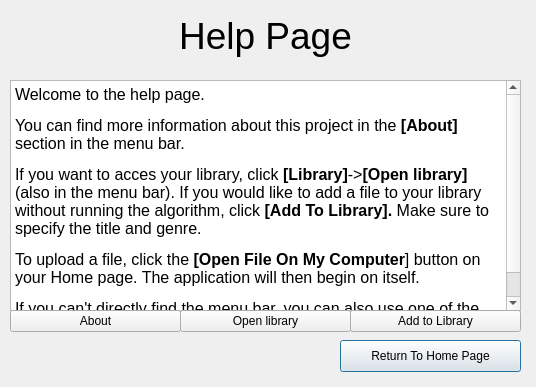
<?xml version="1.0" encoding="UTF-8"?>
<ui version="4.0">
 <class>HelpPage</class>
 <widget class="QDialog" name="HelpPage">
  <property name="geometry">
   <rect>
    <x>0</x>
    <y>0</y>
    <width>536</width>
    <height>387</height>
   </rect>
  </property>
  <property name="windowTitle">
   <string>Dialog</string>
  </property>
  <widget class="QLabel" name="Test">
   <property name="geometry">
    <rect>
     <x>10</x>
     <y>0</y>
     <width>511</width>
     <height>71</height>
    </rect>
   </property>
   <property name="font">
    <font>
     <family>Arial</family>
     <pointsize>28</pointsize>
    </font>
   </property>
   <property name="text">
    <string>Help Page</string>
   </property>
   <property name="alignment">
    <set>Qt::AlignCenter</set>
   </property>
  </widget>
  <widget class="QPushButton" name="pushButton">
   <property name="geometry">
    <rect>
     <x>340</x>
     <y>340</y>
     <width>181</width>
     <height>32</height>
    </rect>
   </property>
   <property name="text">
    <string>Return To Home Page</string>
   </property>
  </widget>
  <widget class="QTextBrowser" name="textBrowser">
   <property name="geometry">
    <rect>
     <x>10</x>
     <y>80</y>
     <width>511</width>
     <height>231</height>
    </rect>
   </property>
   <property name="html">
    <string>&lt;!DOCTYPE HTML PUBLIC &quot;-//W3C//DTD HTML 4.0//EN&quot; &quot;http://www.w3.org/TR/REC-html40/strict.dtd&quot;&gt;
&lt;html&gt;&lt;head&gt;&lt;meta name=&quot;qrichtext&quot; content=&quot;1&quot; /&gt;&lt;style type=&quot;text/css&quot;&gt;
p, li { white-space: pre-wrap; }
&lt;/style&gt;&lt;/head&gt;&lt;body style=&quot; font-family:'.AppleSystemUIFont'; font-size:13pt; font-weight:400; font-style:normal;&quot;&gt;
&lt;p style=&quot; margin-top:0px; margin-bottom:0px; margin-left:0px; margin-right:0px; -qt-block-indent:0; text-indent:0px;&quot;&gt;&lt;span style=&quot; font-size:12pt;&quot;&gt;Welcome to the help page. &lt;/span&gt;&lt;/p&gt;
&lt;p style=&quot; margin-top:12px; margin-bottom:12px; margin-left:0px; margin-right:0px; -qt-block-indent:0; text-indent:0px;&quot;&gt;&lt;span style=&quot; font-size:12pt;&quot;&gt;You can find more information about this project in the &lt;/span&gt;&lt;span style=&quot; font-size:12pt; font-weight:600;&quot;&gt;[About]&lt;/span&gt;&lt;span style=&quot; font-size:12pt;&quot;&gt; section in the menu bar. &lt;/span&gt;&lt;/p&gt;
&lt;p style=&quot; margin-top:12px; margin-bottom:12px; margin-left:0px; margin-right:0px; -qt-block-indent:0; text-indent:0px;&quot;&gt;&lt;span style=&quot; font-size:12pt;&quot;&gt;If you want to acces your library, click &lt;/span&gt;&lt;span style=&quot; font-size:12pt; font-weight:600;&quot;&gt;[Library]&lt;/span&gt;&lt;span style=&quot; font-size:12pt;&quot;&gt;-&amp;gt;&lt;/span&gt;&lt;span style=&quot; font-size:12pt; font-weight:600;&quot;&gt;[Open library]&lt;/span&gt;&lt;span style=&quot; font-size:12pt;&quot;&gt; (also in the menu bar). If you would like to add a file to your library without running the algorithm, click &lt;/span&gt;&lt;span style=&quot; font-size:12pt; font-weight:600;&quot;&gt;[Add To Library].&lt;/span&gt;&lt;span style=&quot; font-size:12pt;&quot;&gt; Make sure to specify the title and genre. &lt;/span&gt;&lt;/p&gt;
&lt;p style=&quot; margin-top:12px; margin-bottom:12px; margin-left:0px; margin-right:0px; -qt-block-indent:0; text-indent:0px;&quot;&gt;&lt;span style=&quot; font-size:12pt;&quot;&gt;To upload a file, click the&lt;/span&gt;&lt;span style=&quot; font-size:12pt; font-weight:600;&quot;&gt; [Open File On My Computer&lt;/span&gt;&lt;span style=&quot; font-size:12pt;&quot;&gt;] button on your Home page. The application will then begin on itself. &lt;/span&gt;&lt;/p&gt;
&lt;p style=&quot; margin-top:12px; margin-bottom:12px; margin-left:0px; margin-right:0px; -qt-block-indent:0; text-indent:0px;&quot;&gt;&lt;span style=&quot; font-size:12pt;&quot;&gt;If you can't directly find the menu bar, you can also use one of the buttons below.&lt;/span&gt;&lt;/p&gt;&lt;/body&gt;&lt;/html&gt;</string>
   </property>
  </widget>
  <widget class="QToolButton" name="AboutButton">
   <property name="geometry">
    <rect>
     <x>10</x>
     <y>310</y>
     <width>171</width>
     <height>22</height>
    </rect>
   </property>
   <property name="text">
    <string>About</string>
   </property>
  </widget>
  <widget class="QToolButton" name="OpenLibraryButton">
   <property name="geometry">
    <rect>
     <x>180</x>
     <y>310</y>
     <width>171</width>
     <height>22</height>
    </rect>
   </property>
   <property name="text">
    <string>Open library</string>
   </property>
  </widget>
  <widget class="QToolButton" name="AddToLibraryButton">
   <property name="geometry">
    <rect>
     <x>350</x>
     <y>310</y>
     <width>171</width>
     <height>22</height>
    </rect>
   </property>
   <property name="text">
    <string>Add to Library</string>
   </property>
  </widget>
 </widget>
 <resources/>
 <connections/>
</ui>
